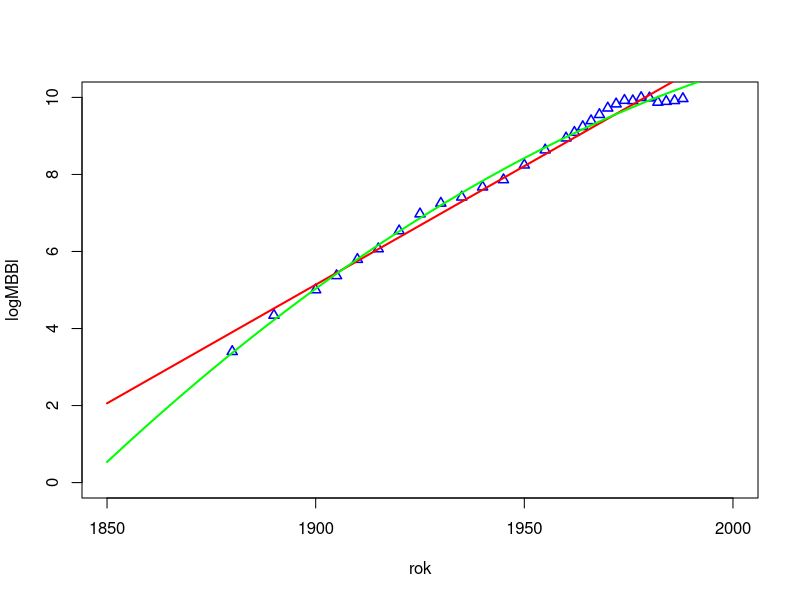
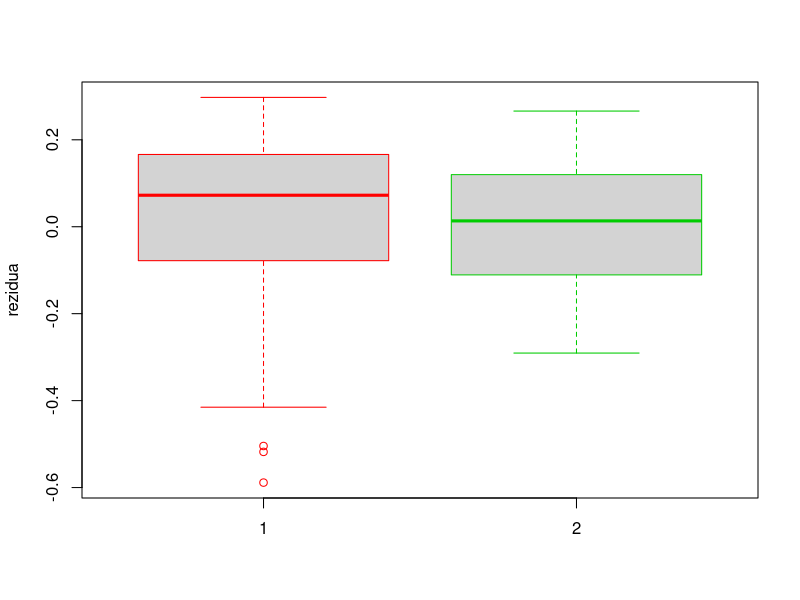

Recreate these plots in R, in order.
# =============================================================================================================================
# Priklad 7

tabulka <- read.csv (file = "ropa.csv", header = TRUE, sep = ",", dec = ".")
summary (tabulka)

logaritmus <- log(tabulka$MBBl)

model1 <- lm(logaritmus ~ Year, data = tabulka)
prehled1 <- summary(model1)

# grafika

plot (c (1850, 2000), c (0, 10), type = "n", xlab = "rok", ylab = "logMBBl")
points (tabulka$Year, logaritmus, col = "blue", pch = 24, lwd = 1.5, cex = 1.0)

# prichystame si sit na x-ove ose
x <- seq (1850, 2000, by = 0.1)
# pomoci funkce "predict" nechame dopocitat odpovidajici Y-ove hodnoty na regresni funkci
Y1 <- predict (model1, data.frame (Year = x))
lines (x, Y1, col = "red", lwd = 2)

model2 <- lm (logaritmus ~ Year + I(Year^2), data = tabulka) 
prehled2 <- summary(model2)

# prichystame si sit na x-ove ose
x <- seq (1850, 2000, by = 0.1)
# pomoci funkce "predict" nechame dopocitat odpovidajici Y-ove hodnoty na regresni funkci
Y2 <- predict (model2, data.frame (Year = x))
lines (x, Y2, col = "green", lwd = 2)




boxplot (model1$residuals, model2$residuals, ylab = "rezidua", names = c(1,2), border = c ("red", "#00cc00"))


sum (model1$residuals^2) / model1$df.residual
prehled1$r.squared
prehled1$adj.r.squared

sum (model2$residuals^2) / model2$df.residual
prehled2$r.squared
prehled2$adj.r.squared

